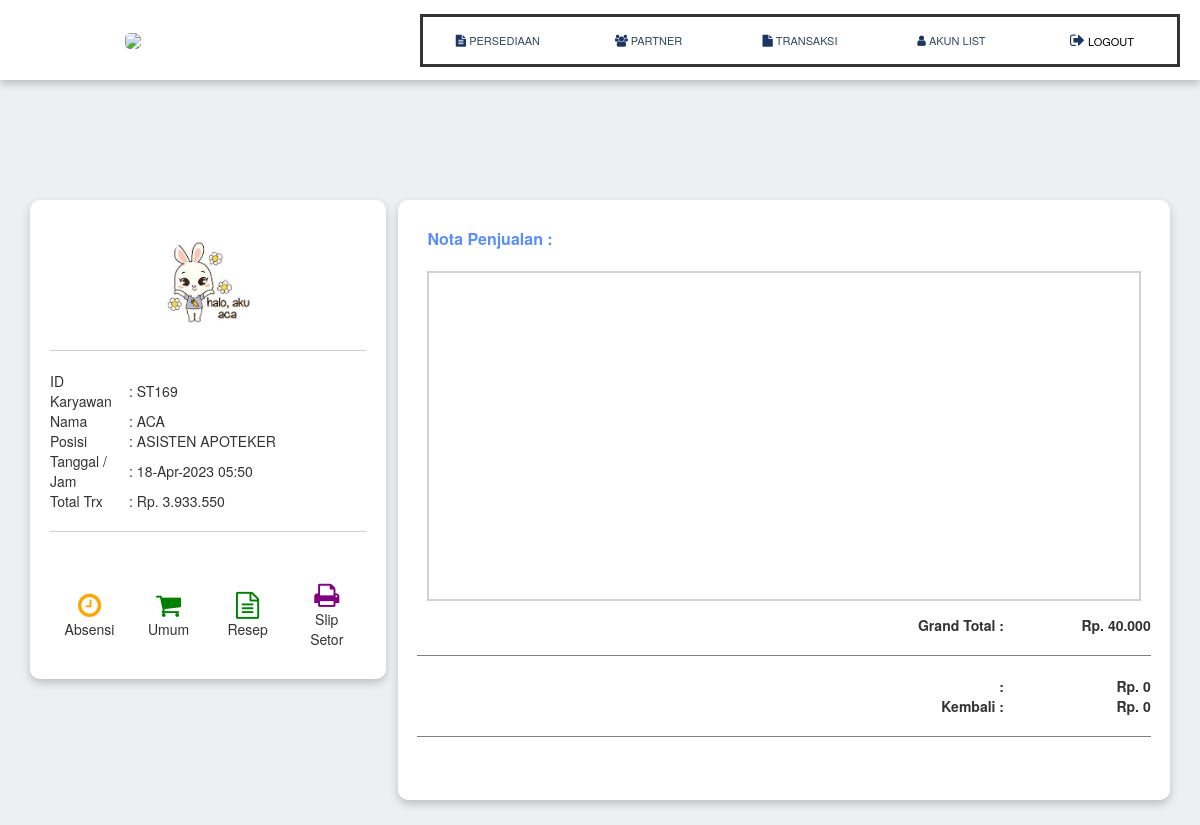
The page /account/penjualan-produk3.php (signed in) on the database its author committed.
### tables this page shows
CREATE TABLE `db_user` (
  `no` int(10) NOT NULL,
  `id_user` varchar(100) NOT NULL,
  `nama` varchar(100) NOT NULL,
  `alamat` varchar(100) NOT NULL,
  `hp` varchar(15) NOT NULL,
  `email` varchar(100) NOT NULL,
  `jabatan` varchar(25) NOT NULL,
  `username` varchar(10) NOT NULL,
  `password` varchar(6) NOT NULL,
  `jenis_kelamin` varchar(25) NOT NULL,
  `foto` varchar(100) NOT NULL,
  `fee` varchar(5) NOT NULL,
  `activation_status` int(1) NOT NULL DEFAULT 1
);

CREATE TABLE `db_penjualan` (
  `no` int(100) NOT NULL,
  `tanggal` varchar(100) NOT NULL,
  `jam` varchar(100) NOT NULL,
  `nota` varchar(100) NOT NULL,
  `kode_trx` varchar(25) NOT NULL,
  `urut` int(100) NOT NULL,
  `id_produk` varchar(100) NOT NULL,
  `item` varchar(100) NOT NULL,
  `harga_beli` varchar(100) NOT NULL,
  `harga_jual` varchar(100) NOT NULL,
  `qty` varchar(100) NOT NULL,
  `sub_total_beli` varchar(100) NOT NULL,
  `sub_total_jual` varchar(100) NOT NULL,
  `ppn` varchar(100) NOT NULL,
  `sub_total_ppn` varchar(100) NOT NULL,
  `id_user` varchar(100) NOT NULL,
  `status` varchar(1) NOT NULL DEFAULT '0',
  `grand_total` varchar(100) NOT NULL,
  `jenis_pembayaran` varchar(100) NOT NULL,
  `cash_terima` varchar(100) NOT NULL,
  `cash_return` varchar(100) NOT NULL,
  `nama` varchar(100) NOT NULL,
  `hp` varchar(100) NOT NULL,
  `kategori_plg` varchar(100) NOT NULL,
  `no_kartu` varchar(100) NOT NULL,
  `bank_penerbit` varchar(100) NOT NULL,
  `expired_date` varchar(100) NOT NULL,
  `nama_pemegang` varchar(100) NOT NULL,
  `id_konsulen` varchar(100) NOT NULL,
  `id_apoteker` varchar(100) NOT NULL,
  `status_setor` int(1) NOT NULL DEFAULT 0,
  `terima_oleh` varchar(100) NOT NULL,
  `tgl_setor` varchar(50) NOT NULL
);

### account/akses.php (called while the page is built, shortened)
<?php
include dirname(__DIR__)."/configuration/koneksi.php";
$result  = mysqli_query($koneksi, "SELECT * FROM db_user where username like '$_SESSION[guest]'");
$akses     = mysqli_fetch_assoc($result);
?>

### account/penjualan-produk3.php (the view, shortened to what this page needs)
<?php
require "akses.php";
include "mainhead.php";
$nota      = $_GET['nota'];
$result1   = mysqli_query($koneksi, "SELECT * FROM db_penjualan where nota like '$nota' order by urut desc");
$trx       = mysqli_fetch_assoc($result1);
$cash_terimarp      = number_format($trx["cash_terima"],0,",",".");
$cash_returnrp      = number_format($trx["cash_return"],0,",",".");
$tglnow = date("d-M-Y");
$jamnow = date("H:i");
?>
<div style="height:100px;"></div>
<form method="post" action="penjualan-produk2" enctype="multipart/form-data">
<table width="95%" align="center">
    <?php include "dash-left-staff.php"; ?>
    <td style="width:1%;"></td>
    <td style="width:65%;background:white;box-shadow:0 4px 8px 0 rgba(0, 0, 0, 0.2);border-radius:10px;">
        <table width="95%" align="center">
            <td width="100%" style="padding:10px;"><font size="3" color="#5b8ff5"><b>Nota Penjualan : <?php echo "$nota"; ?></b></font></td>
        </table>
        <table width="95%" align="center">
            <tr>
                <td style="width:100%;padding:10px;">
                    <iframe src="frame-transaksi-penjualan2.php?nota=<?php echo "$nota"; ?>" style="width:100%;height:330px;border:2px solid #d1d1d1;" scrolling="yes"></iframe>
                </td>
            </tr>
        </table>
        <?php
            $sqlpengunjung    = "select sum(sub_total_jual) kunjung from db_penjualan where nota like '$nota' and id_user like '$akses[id_user]'";
            $resultpengunjung = mysqli_query($koneksi, $sqlpengunjung);
            $pengunjung3      = mysqli_fetch_object($resultpengunjung);
            $grand_total      = $pengunjung3->kunjung;
            $grand_totalrp    = number_format($grand_total,0,",",".");
        ?>
        <table width="95%" align="center">
            <tr width="93%" align="center" style="padding:10px;">
                <td align="right" style="width:80%;font-weight:bold;">Grand Total :</td>
                <td align="right" style="width:20%;font-weight:bold;"> &nbsp; Rp. <?php echo "$grand_totalrp"; ?></td>
            </tr>
            <tr>
                <td colspan="2" align="right" style="width:100%;font-weight:bold;"><hr style="border:0px;height:1px;background:grey;"></td>
            </tr>
            <tr>
                <td align="right" style="width:80%;font-weight:bold;"><?php echo "$tipe"; ?> :</td>
                <td align="right" style="width:20%;font-weight:bold;"> &nbsp; Rp. <?php echo "$cash_terimarp"; ?></td>
            </tr>
            <tr>
                <td align="right" style="width:80%;font-weight:bold;">Kembali :</td>
                <td align="right" style="width:20%;font-weight:bold;"> &nbsp; Rp. <?php echo "$cash_returnrp"; ?></td>
            </tr>
            <tr>
                <td colspan="2" align="right" style="width:100%;font-weight:bold;"><hr style="border:0px;height:1px;background:grey;"></td></tr>
        </table>
    <div style="height:25px;"></div>
    </td>
<div style="height:25px;"></div>

### account/dash-left-staff.php (shortened to what this page needs)
<td valign="top" style="width:30%;height:600px;padding:0px;">
    <table align="center" style="width:100%;height:100px;background:white;box-shadow:0 4px 8px 0 rgba(0, 0, 0, 0.2);border-radius:10px;">
        <td style="padding:20px;"><table width="100%">
        <td colspan="2" align="center"><img src="staff-image/<?php echo "$akses[foto]"; ?>" style="width:30%;height:auto;margin-top:15px;border-radius:100%;"></td></tr>
        <td colspan="2" align="center"><hr style="border:0px;height:1px;background:#d1d1d1;"></td></tr>
        <td style="width:25%;">ID Karyawan</td>
        <td style="width:75%;">: <?php echo "$akses[id_user]"; ?></td></tr>
        <td style="width:25%;">Nama</td>
        <td style="width:75%;">: <?php echo "$akses[nama]"; ?></td></tr>
        <td style="width:25%;">Posisi</td>
        <td style="width:75%;">: <?php echo "$akses[jabatan]"; ?></td></tr>
        <td style="width:25%;">Tanggal / Jam</td>
        <td style="width:75%;">: <?php echo "$tglnow $jamnow"; ?></td></tr>
        <td style="width:25%;">Total Trx</td>
        <td style="width:75%;">: Rp. <?php echo "$user_trxrp"; ?></td></tr>
        <td colspan="2" align="center"><hr style="border:0px;height:1px;background:#d1d1d1;"></td></tr>
        <td colspan="2" align="center"><?php include "jam.php"; ?></td></tr>
        <td colspan="2">
            <table style="width:100%;padding:10px;margin-top:20px;">
                <td align="center" style="width:25%;padding:10px;" onclick="return absensi_karyawan('snapshot')"><a tooltip='Absensi Karyawan' flow='right'><i class="fa fa-clock-o" style="color:orange;font-size:27px;"></i></a><br>Absensi</td>
                <td align="center" style="width:25%;padding:10px;"><a href="penjualan-produk?kategori_cust=UMUM" tooltip='Buat Transaksi Baru Umum' flow='left'><i class="fa fa-shopping-cart" style="color:green;font-size:27px;"></i></a><br>Umum</td>
                <td align="center" style="width:25%;padding:10px;"><a href="penjualan-produk?kategori_cust=RESEP" tooltip='Buat Transaksi Baru Resep Dokter' flow='left'><i class="fa fa-file-text-o" style="color:green;font-size:27px;"></i></a><br>Resep</td>
                <td align="center" style="width:25%;padding:10px;" onclick="return lap_penjualan_produk('lap-penjualan-produk')"><a tooltip='Laporan Penjualan' flow='left'><i class="fa fa-print" style="color:purple;font-size:27px;"></i></a><br>Slip Setor</td>
            </table>
        </td></tr>

### link/mystyle.css (style rules this page uses)
@media screen and (min-width: 279px) { * { margin:0px auto; } }
@media screen and (min-width: 479px) { * { margin:0px auto; } }
@media screen and (min-width: 679px) { * { margin:0px auto; } }
[tooltip] { position: relative; }
[tooltip]::before, [tooltip]::after { text-transform: none; font-size: .9em; line-height: 1; user-select: none; pointer-events: none; position: absolute; display: none; opacity: 0; }
[tooltip]::before { content: ''; border: 5px solid transparent; z-index: 1001; }
[tooltip]::after { content: attr(tooltip); font-family: Helvetica, sans-serif; text-align: center; min-width: 3em; max-width: 21em; white-space: nowrap; overflow: hidden; text-overflow: ellipsis; padding: 1ch 1.5ch; border-radius: .3ch; box-shadow: 0 1em 2em -.5em rgba(0, 0, 0, 0.35); background: #333; color: #fff; z-index: 1000; }
[tooltip][flow^="left"]::before { top: 50%; border-right-width: 0; border-left-color: #333; left: calc(0em - 5px); transform: translate(-.5em, -50%); }
[tooltip][flow^="left"]::after { top: 50%; right: calc(100% + 5px); transform: translate(-.5em, -50%); }
[tooltip][flow^="right"]::before { top: 50%; border-left-width: 0; border-right-color: #333; right: calc(0em - 5px); transform: translate(.5em, -50%); }
[tooltip][flow^="right"]::after { top: 50%; left: calc(100% + 5px); transform: translate(.5em, -50%); }

### rows shown on the page
db_user: foto (picture), id_user "ST169", nama "ACA", jabatan "ASISTEN APOTEKER"
db_penjualan: cash_terima "0", cash_return "0"

### other values the page prints
$user_trxrp "3.933.550"
$grand_totalrp "40.000"
